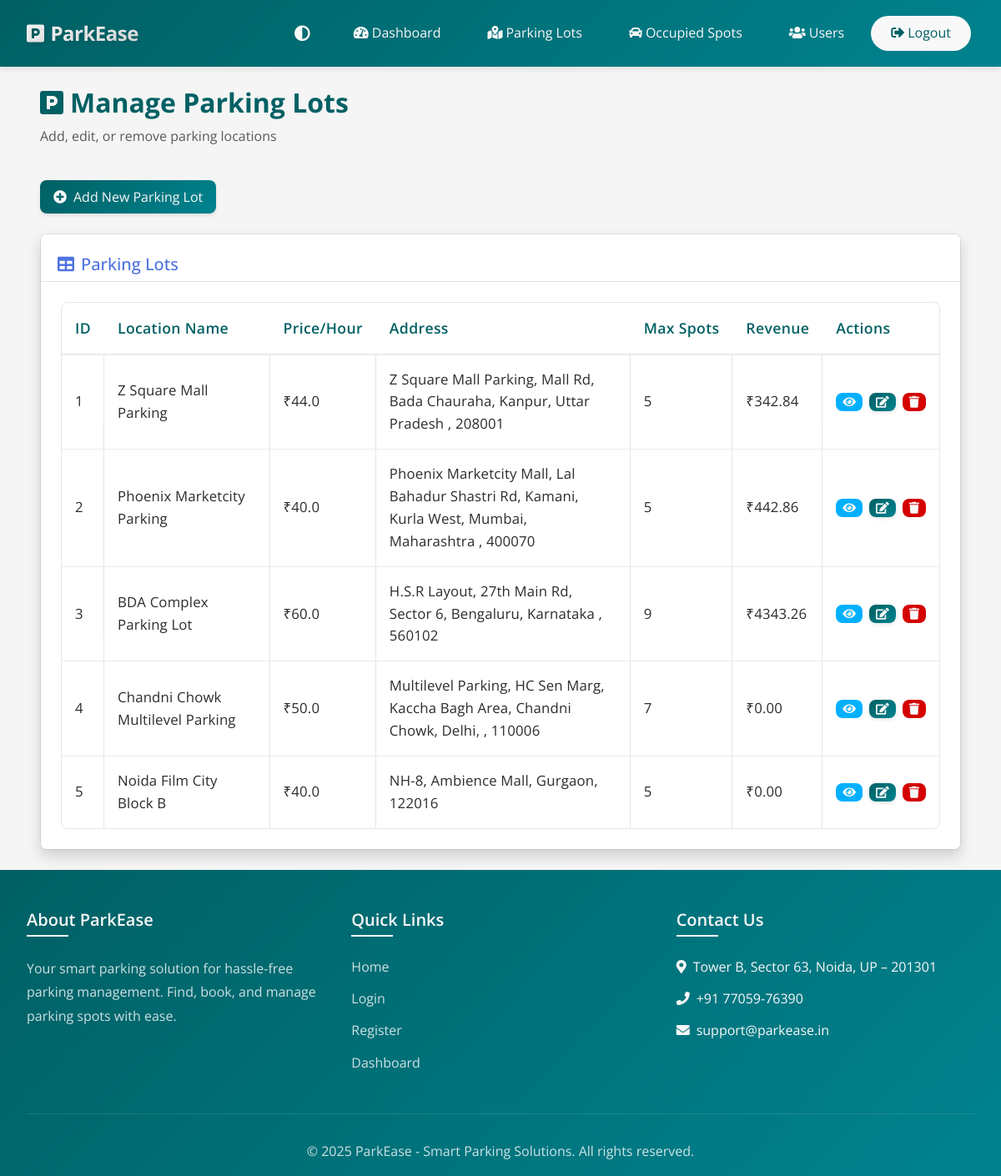
/admin/parking_lots (signed in), run on an earlier commit of the app's database.
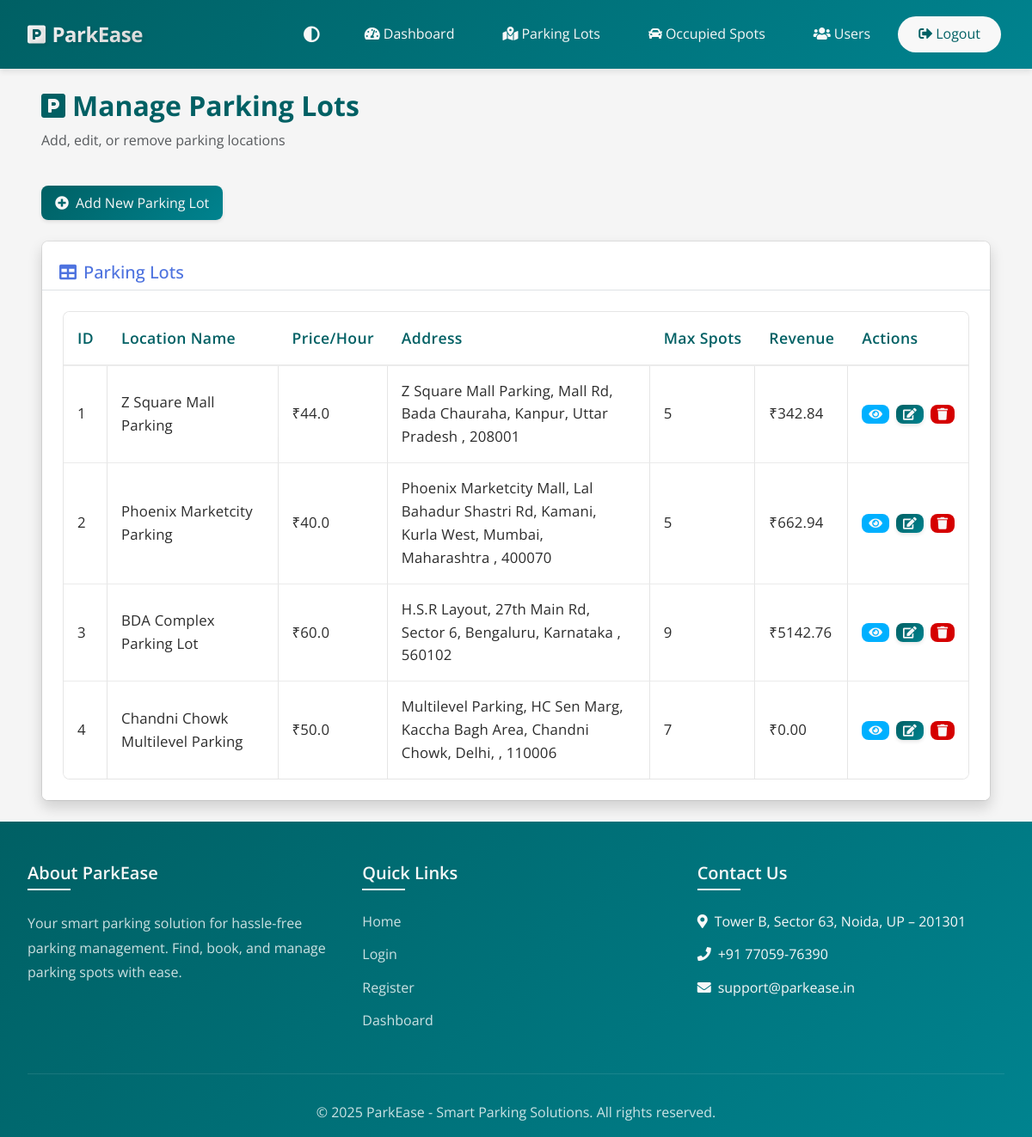
And on a later commit of the database.
### models.py (models this page shows, shortened)
class ParkingLot(db.Model):
    __tablename__ = 'parking_lots'
    id = db.Column(db.Integer, primary_key=True)
    prime_location_name = db.Column(db.String(100), nullable=False)
    price = db.Column(db.Float, nullable=False)  # Price per hour
    address = db.Column(db.String(200), nullable=False)
    pincode = db.Column(db.Integer, nullable=False)
    max_spots = db.Column(db.Integer, nullable=False)
    created_at = db.Column(db.DateTime, default=datetime.utcnow)
    spots = db.relationship('ParkingSpot', backref='parking_lot', lazy=True, cascade='all, delete-orphan')

### app.py (the view, shortened to what this page needs)
@app.route('/admin/parking_lots', methods=['GET', 'POST'])
@login_required
def admin_parking_lots():
    if session.get('user_type') != 'admin':
        flash('Access denied', 'danger')
        return redirect(url_for('index'))
    form = ParkingLotForm()
    parking_lots = ParkingLot.query.all()
    lot_revenues = {}
    for lot in parking_lots:
        lot_revenue = db.session.query(func.sum(Reservation.parking_cost))\
            .join(ParkingSpot, Reservation.spot_id == ParkingSpot.id)\
            .filter(ParkingSpot.lot_id == lot.id, Reservation.leaving_timestamp.isnot(None)).scalar() or 0.0
        lot_revenues[lot.id] = lot_revenue
    return render_template('admin_parking_lots.html', form=form, parking_lots=parking_lots, lot_revenues=lot_revenues)

### app.py (called while the page is built)
@login_manager.user_loader
def load_user(user_id):
    if session.get('user_type') == 'admin':
        return Admin.query.get(int(user_id))
    return User.query.get(int(user_id))

### templates/admin_parking_lots.html (shortened to what this page needs)
{% extends 'base.html' %}
{% block content %}
<div class="container-fluid px-4 px-md-5 py-4">
    <div class="row mb-4">
        <div class="col-12">
            <h2 class="fw-bold mb-2" style="color: var(--primary-color);">
                <i class="fas fa-parking me-2"></i>Manage Parking Lots
            </h2>
            <p class="text-muted dark-mode-text">Add, edit, or remove parking locations</p>
        </div>
    </div>
    <div class="row mb-4">
        <div class="col-12">
            <button type="button" class="btn btn-primary" data-bs-toggle="modal" data-bs-target="#addParkingLotModal">
                <i class="fas fa-plus-circle me-2"></i>Add New Parking Lot
            </button>
        </div>
    </div>
    <div class="row">
        <div class="col-12">
            <div class="card bg-white dark-mode-card rounded shadow">
                <div class="card-header bg-white dark-mode-card border-bottom pt-4 pb-2">
                    <h5 class="mb-0 text-primary dark-mode-text">
                        <i class="fas fa-table me-2"></i>Parking Lots
                    </h5>
                </div>
                <div class="card-body p-4">
                    <div class="table-responsive">
                        <table class="table admin-table" id="dataTable" width="100%" cellspacing="0">
                            <thead>
                                <tr>
                                    <th class="dark-mode-text">ID</th>
                                    <th class="dark-mode-text">Location Name</th>
                                    <th class="dark-mode-text">Price/Hour</th>
                                    <th class="dark-mode-text">Address</th>
                                    <th class="dark-mode-text">Max Spots</th>
                                    <th class="dark-mode-text">Revenue</th>
                                    <th class="dark-mode-text">Actions</th>
                                </tr>
                            </thead>
                            <tbody>
                                {% for lot in parking_lots %}
                                <tr>
                                    <td class="dark-mode-text">{{ lot.id }}</td>
                                    <td class="dark-mode-text">{{ lot.prime_location_name }}</td>
                                    <td class="dark-mode-text">₹{{ lot.price }}</td>
                                    <td class="dark-mode-text">{{ lot.address }}, {{ lot.pincode }}</td>
                                    <td class="dark-mode-text">{{ lot.max_spots }}</td>
                                    <td class="dark-mode-text">₹{{ '%.2f' % lot_revenues[lot.id] }}</td>
                                    <td>
                                        <div class="action-buttons">
                                            <button type="button" class="btn btn-sm btn-info btn-action"
                                                    data-bs-toggle="modal"
                                                    data-bs-target="#checkSpotsModal{{ lot.id }}"
                                                    title="Check Spots Status">
                                                <i class="fas fa-eye"></i>
                                            </button>
                                            <button type="button" class="btn btn-sm btn-primary btn-action"
                                                    data-bs-toggle="modal"
                                                    data-bs-target="#editParkingLotModal{{ lot.id }}"
                                                    title="Edit Parking Lot">
                                                <i class="fas fa-edit"></i>
                                            </button>
                                            <button type="button" class="btn btn-sm btn-danger btn-action"
                                                    data-bs-toggle="modal"
                                                    data-bs-target="#deleteModal{{ lot.id }}"
                                                    title="Delete Parking Lot">
                                                <i class="fas fa-trash"></i>
                                            </button>
                                        </div>
                                    </td>
                                </tr>
                                {% endfor %}
                            </tbody>
                        </table>
                    </div>
                </div>
            </div>
        </div>
    </div>
</div>
{% endblock %}

### templates/base.html (shortened to what this page needs)
<!DOCTYPE html>
<html lang="en">
<head>
    <link href="https://cdn.jsdelivr.net/npm/bootstrap@5.3.0-alpha1/dist/css/bootstrap.min.css" rel="stylesheet">
    <link rel="stylesheet" href="https://cdn.jsdelivr.net/npm/bootstrap-icons@1.11.3/font/bootstrap-icons.min.css">
    <link rel="stylesheet" href="https://cdnjs.cloudflare.com/ajax/libs/font-awesome/5.15.4/css/all.min.css">
    <link rel="stylesheet" href="{{ url_for('static', filename='css/style.css') }}">
    <link rel="stylesheet" href="{{ url_for('static', filename='css/admin.css') }}">
</head>
<body>
    <nav class="navbar navbar-expand-lg navbar-dark sticky-top">
        <div class="container">
            <a class="navbar-brand" href="{{ url_for('index') }}">
                <i class="fas fa-parking"></i>
                ParkEase
            </a>
            <div class="collapse navbar-collapse" id="navbarNav">
                <ul class="navbar-nav ms-auto align-items-center">
                    <li class="nav-item me-3">
                        <button class="theme-toggle" id="themeToggle" title="Toggle Dark Mode">
                            <i class="fas fa-adjust"></i>
                        </button>
                    </li>
                    {% if current_user.is_authenticated %}
                        {% if session.get('user_type') == 'admin' %}
                            <li class="nav-item">
                                <a class="nav-link px-3" href="{{ url_for('admin_dashboard') }}">
                                    <i class="fas fa-tachometer-alt me-1"></i>Dashboard
                                </a>
                            </li>
                            <li class="nav-item">
                                <a class="nav-link px-3" href="{{ url_for('admin_parking_lots') }}">
                                    <i class="fas fa-map-marked-alt me-1"></i>Parking Lots
                                </a>
                            </li>
                            <li class="nav-item">
                                <a class="nav-link px-3" href="{{ url_for('admin_occupied_spots') }}">
                                    <i class="fas fa-car me-1"></i>Occupied Spots
                                </a>
                            </li>
                            <li class="nav-item">
                                <a class="nav-link px-3" href="{{ url_for('admin_users') }}">
                                    <i class="fas fa-users me-1"></i>Users
                                </a>
                            </li>
                            <li class="nav-item">
                                <a class="nav-link px-3" href="{{ url_for('logout') }}">
                                    <i class="fas fa-sign-out-alt me-1"></i>Logout
                                </a>
                            </li>
                        {% endif %}
                    {% endif %}
                </ul>
            </div>
        </div>
    </nav>
    <div class="main-content">
        {% block content %}{% endblock %}
    </div>
    <footer class="footer">
        <div class="container">
            <div class="footer-content">
                <div class="footer-section">
                    <h5>About ParkEase</h5>
                    <p>Your smart parking solution for hassle-free parking management. Find, book, and manage parking spots with ease.</p>
                </div>
                <div class="footer-section">
                    <h5>Quick Links</h5>
                    <ul>
                        <li><a href="{{ url_for('index') }}">Home</a></li>
                        <li><a href="{{ url_for('login') }}">Login</a></li>
                        <li><a href="{{ url_for('register') }}">Register</a></li>
                        {% if current_user.is_authenticated %}
                            <li><a href="{{ url_for('user_dashboard' if session.get('user_type') == 'user' else 'admin_dashboard') }}">Dashboard</a></li>
                        {% endif %}
                    </ul>
                </div>
                <div class="footer-section">
                    <h5>Contact Us</h5>
                    <ul>
                        <li><i class="fas fa-map-marker-alt me-2"></i>Tower B, Sector 63, Noida, UP – 201301</li>
                        <li><i class="fas fa-phone me-2"></i>+91 77059-76390</li>
                        <li><i class="fas fa-envelope me-2"></i>support@parkease.in</li>
                    </ul>
                </div>
            </div>
            <div class="copyright">
                <p class="mb-0">&copy; 2025 ParkEase - Smart Parking Solutions. All rights reserved.</p>
            </div>
        </div>
    </footer>
</body>
</html>

### static/css/admin.css (style rules this page uses)
body { font-family: 'Open Sans', sans-serif; }
.admin-table { width: 100%; margin-bottom: 0; border-collapse: separate; border-spacing: 0; }
.admin-table th { font-weight: 600; color: var(--text-color); background: var(--light-bg); white-space: nowrap; padding: 1rem 0.75rem; letter-spacing: 0.02em; font-size: 1.1rem; border-bottom: 2px solid var(--border-color); }
.admin-table td { vertical-align: middle; padding: 1rem 0.75rem; font-size: 1.05rem; letter-spacing: 0.01em; color: var(--text-color); border-bottom: 1px solid var(--border-color); }
.admin-table tbody tr:last-child td { border-bottom: none; }
.admin-table .action-buttons { display: flex; gap: 0.5rem; }
.admin-table .btn-action { padding: 0.25rem 0.5rem; font-size: 0.875rem; display: inline-flex; align-items: center; justify-content: center; border-radius: var(--border-radius); }

### templates/base.html (style rules this page uses)
:root { --primary-color: #006064; --secondary-color: #00838F; --accent-color: #0039d4; --text-color: #2c2c2c; --text-muted: #4a4a4a; --border-color: #d0d0d0; --card-bg: #ffffff; --input-bg: #f0f0f0; --hover-color: #004D40; --success-color: #00C853; --danger-color: #D50000; --warning-color: #FFD600; --info-color: #00B0FF; --light-text: #4a4a4a; --white: #f8f8f8; --light-bg: #f5f5f5; --border-radius: 8px; --box-shadow: 0 4px 6px rgba(0, 0, 0, 0.08); --body-bg: #f5f5f5; --table-bg: #ffffff; --table-hover: #f8f8f8; }
body { font-family: 'Open Sans', sans-serif; min-height: 100vh; display: flex; flex-direction: column; color: var(--text-color); line-height: 1.6; background-color: var(--body-bg); }
.card, .dashboard-card, .parking-lot-card .card, .modal-content, .table, .form-control, .btn { transition: none; }
.navbar { background: linear-gradient(135deg, var(--primary-color) 0%, var(--secondary-color) 100%); padding: 1rem 0; box-shadow: var(--box-shadow); }
.navbar .nav-link { border-radius: 50px; padding: 0.5rem 1.5rem !important; transition: all 0.3s ease; margin: 0 0.25rem; }
.navbar .nav-item:last-child .nav-link { background-color: var(--white); color: var(--primary-color) !important; }
.container { max-width: 1400px; padding: 0 2rem; }
.card { background-color: var(--card-bg); border: 1px solid rgba(0, 0, 0, 0.08); box-shadow: var(--box-shadow); }
.card-header { background-color: var(--card-bg); border-bottom: 1px solid rgba(0, 0, 0, 0.08); padding: 1rem 1.25rem; }
.card-body { background-color: var(--card-bg); padding: 1.25rem; }
.table { background-color: var(--table-bg); color: var(--text-color); }
.table th { color: var(--primary-color); font-weight: 600; background-color: var(--table-bg); border-bottom: 2px solid rgba(0, 0, 0, 0.08); }
.table td { border-bottom: 1px solid rgba(0, 0, 0, 0.08); }
.theme-toggle { background: none; border: none; color: var(--white); font-size: 1.2rem; cursor: pointer; padding: 0.5rem; }
.footer { background: linear-gradient(135deg, var(--primary-color) 0%, var(--secondary-color) 100%); color: var(--white); padding: 3rem 0 1rem; margin-top: auto; }
.footer-content { display: flex; justify-content: space-between; align-items: flex-start; flex-wrap: wrap; gap: 2rem; }
.footer-section { flex: 1; min-width: 250px; }
.footer-section h5 { font-weight: 600; margin-bottom: 1.5rem; position: relative; padding-bottom: 0.5rem; }
.footer-section h5::after { content: ''; position: absolute; bottom: 0; left: 0; width: 50px; height: 2px; background: var(--white); }
.footer-section p { color: rgba(255, 255, 255, 0.8); line-height: 1.8; }
.footer-section ul { list-style: none; padding: 0; }
.footer-section ul li { margin-bottom: 0.8rem; }
.footer-section ul li a { color: rgba(255, 255, 255, 0.8); text-decoration: none; transition: var(--transition); display: inline-block; }
.copyright { text-align: center; padding-top: 2rem; margin-top: 2rem; border-top: 1px solid rgba(255, 255, 255, 0.1); color: rgba(255, 255, 255, 0.8); }
.btn { transition: var(--transition); }
.btn-primary { background: linear-gradient(135deg, var(--primary-color) 0%, var(--secondary-color) 100%); border: none; box-shadow: 0 2px 4px rgba(0, 0, 0, 0.1); }
.navbar-brand { font-family: 'Open Sans', sans-serif; font-weight: 700; font-size: 1.5rem; letter-spacing: -0.5px; background: linear-gradient(135deg, #ffffff 0%, #e0e0e0 100%); -webkit-background-clip: text; -webkit-text-fill-color: transparent; text-shadow: 2px 2px 4px rgba(0, 0, 0, 0.1); transition: all 0.3s ease; display: flex; align-items: center; gap: 0.5rem; }
.navbar-brand i { font-size: 1.5rem; color: #ffffff; }

What changed in the data, as far as the page shows it:
removed ParkingLot: id "5", prime_location_name "Noida Film City Block B", price "40.0", address "NH-8, Ambience Mall, Gurgaon", pincode "122016", max_spots "5", id "0.00"
computed for ParkingLot "Phoenix Marketcity Parking": id "442.86" → "662.94"
computed for ParkingLot "BDA Complex Parking Lot": id "4343.26" → "5142.76"
